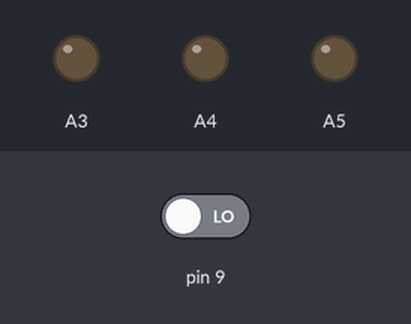
A sketch run on a simulated Arduino Uno, built with avr-gcc and run on an emulated ATmega328P. Parts: output pins drawn as LEDs (lit = HIGH). Dashed ring = blinking. The inputs (shaded band) are chosen by the test bench; at power-on: pin 9 LOW.

Above: at 1.2 s.
1.3 s: pin 9 driven HIGH
At 1.7 s:
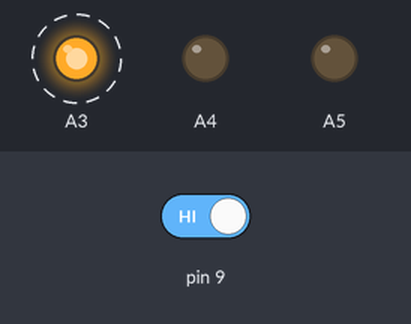
At 2.2 s:
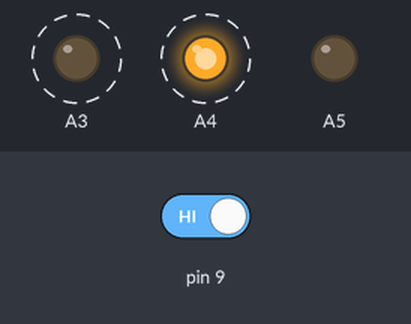
4.3 s: pin 9 driven LOW
At 5.5 s:
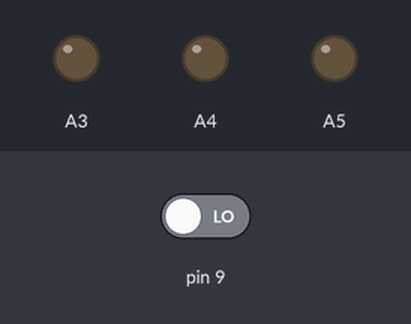
Timing chart, 0 to 7.3 s (numbered marks = the images above; inputs shaded):
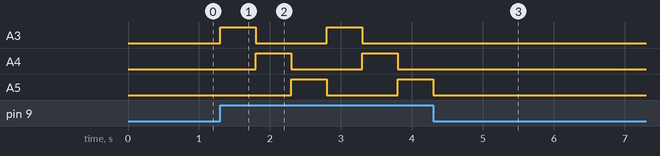

The sketch:

blink3.ino
```cpp
//3 LED blink
void setup() {
  // put your setup code here, to run once:
  pinMode(A5,OUTPUT); digitalWrite(A5,LOW);
  pinMode(A4,OUTPUT); digitalWrite(A4,LOW);
  pinMode(A3,OUTPUT); digitalWrite(A3,LOW);
  pinMode(9,INPUT);
}

void loop() {
  // put your main code here, to run repeatedly:
  if(digitalRead(9)){
    digitalWrite(A3,HIGH);
    digitalWrite(A4,LOW);
    digitalWrite(A5,LOW);
    delay(500);
    digitalWrite(A3,LOW);
    digitalWrite(A4,HIGH);
    digitalWrite(A5,LOW);
    delay(500);
    digitalWrite(A3,LOW);
    digitalWrite(A4,LOW);
    digitalWrite(A5,HIGH);
    delay(500);
  }
  else{
    digitalWrite(A3,LOW);
    digitalWrite(A4,LOW);
    digitalWrite(A5,LOW);
  }
}
```

Measured:
- after the input at 1.3 s, A3: alternates HIGH for 0.50 s and LOW for 1.0 s, starting at once; A4: alternates HIGH for 0.50 s and LOW for 1.0 s, starting after 0.50 s; A5: LOW → HIGH after 1.0 s, → LOW 0.50 s later, → HIGH 1.0 s later
- after the input at 4.3 s, A3, A4: stops changing and stays LOW; A5: goes on until 4.3 s, then stays LOW
